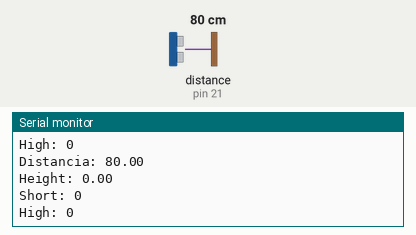
Recording of a sketch running on a simulated Arduino Uno, built for the host (arithmetic inside an expression is 32-bit, double 64-bit). Shown: the last lines printed to the serial monitor. Inputs (shaded band) come from the test bench; at power-on: distance to the obstacle (sensor on pin 21) 80 cm. The echo pulse lasts 58.3 µs per cm.

Above: at 1.2 s.
1.3 s: distance to the obstacle (sensor on pin 21) set to 2 cm
At 2.3 s:
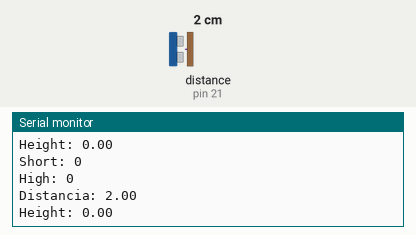
4.3 s: distance to the obstacle (sensor on pin 21) set to 120 cm
At 5.2 s:
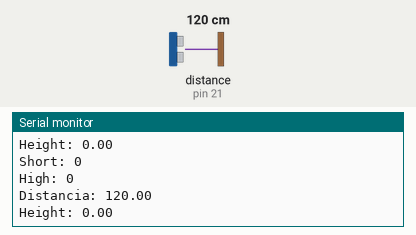
Timing chart, 0 to 7.3 s (numbered marks = the images above; inputs shaded):
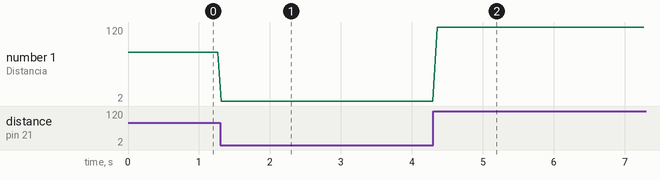

The sketch:

teste_ultrasonicSensor.ino
```cpp
#include "Thread.h"
#include "ThreadController.h"
#include "UltrasonicSensor.h"

const int trigPin = 20;
const int echoPin = 21;

ThreadController cpu;
Thread leituraDeSensores;

UltrasonicSensor ultra(trigPin, echoPin);

void leitura(){
  ultra.readDistance();
}

void setup() {
  Serial.begin(9600);

  ultra.ultrasonicSensorCalibrate();

  leituraDeSensores.setInterval(100);
  leituraDeSensores.onRun(leitura);

  cpu.add(&leituraDeSensores);

}

void loop() {
  cpu.run();

  float distance = ultra.getDistance();
  float height = ultra.getHeight();
  bool isShort = ultra.isItShort();
  bool isHigh = ultra.isItHigh();

  Serial.print("Distancia: ");
  Serial.print(distance);
  Serial.println(" ");

  Serial.print("Height: ");
  Serial.print(height);
  Serial.println(" ");

  Serial.print("Short: ");
  Serial.print(isShort);
  Serial.println(" ");

  Serial.print("High: ");
  Serial.print(isHigh);
  Serial.println(" ");

}
```

Measured:
- after the input at 1.3 s, the serial monitor: prints a new line at once (image 1)
- after the input at 4.3 s, the serial monitor: prints a new line after 0.06 s (image 2)
- plotted number 1: 80 → 2 after the input at 1.3 s, 2 → 120 after the input at 4.3 s
